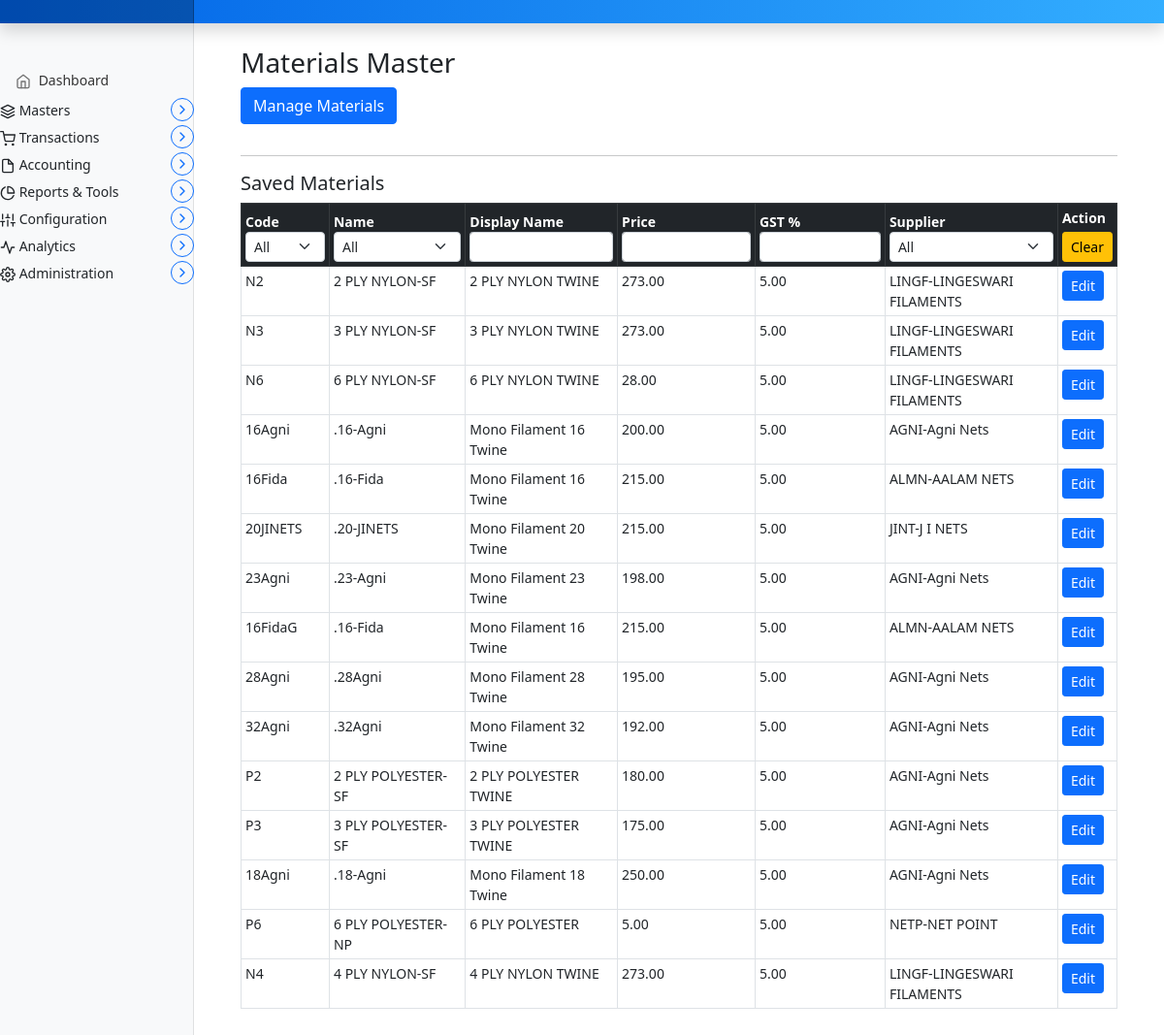
The page /invoice/materials/ on the database its author committed.
### marania_invoice_app/models.py (models this page shows, shortened)
class Materials(models.Model):
    code = models.CharField(max_length=50, unique=True)
    name = models.CharField(max_length=255)
    displayname = models.CharField(max_length=255, blank=True, null=True)
    price = models.DecimalField(
        max_digits=10,
        decimal_places=2,
        default=0.00
    )
    gst = models.DecimalField(
        max_digits=5,
        decimal_places=2,
        blank=True,
        null=True,
        help_text="GST percentage (e.g. 9.00)"
    )
    supplier = models.ForeignKey(
                            Parties,
                            to_field='code',
                            on_delete=models.DO_NOTHING,
                            related_name='materials',
                            db_constraint=False,   # ⭐ KEY LINE
                            null=True,
                            blank=True
                        )
    created_at = models.DateTimeField(auto_now_add=True)
    updated_at = models.DateTimeField(auto_now=True)

class Parties(models.Model):
    code = models.CharField(max_length=50, unique=True, primary_key=True)
    name = models.CharField(max_length=255)
    gst = models.CharField(max_length=20, blank=True, null=True)
    phone = models.CharField(max_length=50, blank=True, null=True)
    email = models.EmailField(blank=True, null=True)
    address_bill_to = models.TextField(blank=True, null=True)
    address_ship_to = models.TextField(blank=True, null=True)
    is_within_state = models.BooleanField(default=True)
    roles = models.ManyToManyField('PartyRole', blank=True, db_constraint=False)
    created_at = models.DateTimeField(auto_now_add=True)   # automatically set on creation
    updated_at = models.DateTimeField(auto_now=True)       # automatically set on update
    def __str__(self):
        return f"{self.code}-{self.name}"

### marania_invoice_app/views.py (the view, shortened to what this page needs)
# urls.py: path("materials/", views.materials_view, name="materials"),
def materials_view(request):
    context = {
        "materials": Materials.objects.select_related("supplier"),
        "suppliers": Parties.objects.filter(
            roles__role__iexact="supplier"
        ).distinct(),
    }
    return render(request, "marania_invoice_app/materials.html", context)

### templates/marania_invoice_app/materials.html (shortened to what this page needs)
{% extends 'partials/base.html' %}
{% load static %}
{% block main %}
<main class="col-md-9 ms-sm-auto col-lg-10 px-md-4">
  <div class="container my-4">
    <h3>Materials Master</h3>
    <button class="btn btn-primary mb-3" type="button"
            data-bs-toggle="collapse"
            data-bs-target="#materialForm">
      Manage Materials
    </button>
    <hr>
    <h5>Saved Materials</h5>
    {% if materials %}
    <div class="table-responsive">
      <table class="table table-bordered table-hover table-sm" id="materials-table">
        <thead class="table-dark">
          <tr>
            <th>Code
              <select class="form-select form-select-sm column-filter" data-col="0">
                <option value="">All</option>
              </select>
            </th>
            <th>Name
              <select class="form-select form-select-sm column-filter" data-col="1">
                <option value="">All</option>
              </select>
            </th>
            <th>Display Name
              <input type="text" class="form-control form-control-sm text-filter" data-col="2">
            </th>
            <th>Price
              <input type="text" class="form-control form-control-sm text-filter" data-col="3">
            </th>
            <th>GST %
              <input type="text" class="form-control form-control-sm text-filter" data-col="4">
            </th>
            <th>Supplier
              <select class="form-select form-select-sm column-filter" data-col="5">
                <option value="">All</option>
              </select>
            </th>
            <th>
              Action
              <div class="mt-1">
                <button type="button" id="clear-filters" class="btn btn-warning btn-sm">
                  Clear
                </button>
              </div>
            </th>
          </tr>
        </thead>
        <tbody>
          {% for m in materials %}
          <tr>
            <td>{{ m.code }}</td>
            <td>{{ m.name }}</td>
            <td>{{ m.displayname }}</td>
            <td>{{ m.price }}</td>
            <td>{{ m.gst }}</td>
            <td>{{ m.supplier }}</td>
            <td>
              <button type="button"
                      class="btn btn-primary btn-sm load-material"
                      data-id="{{ m.id }}">
                Edit
              </button>
            </td>
          </tr>
          {% endfor %}
        </tbody>
      </table>
    </div>
    {% endif %}
  </div>
</main>
{% endblock %}

### static/assets/css/dashboard.css (style rules this page uses)
body { font-size: .875rem; }

### rows shown on the page
Materials: code "N2", name "2 PLY NYLON-SF", displayname "2 PLY NYLON TWINE", price "273.00", gst "5.00", supplier "LINGF-LINGESWARI FILAMENTS"
Materials: code "N3", name "3 PLY NYLON-SF", displayname "3 PLY NYLON TWINE", price "273.00", gst "5.00", supplier "LINGF-LINGESWARI FILAMENTS"
Materials: code "N6", name "6 PLY NYLON-SF", displayname "6 PLY NYLON TWINE", price "28.00", gst "5.00", supplier "LINGF-LINGESWARI FILAMENTS"
Materials: code "16Agni", name ".16-Agni", displayname "Mono Filament 16 Twine", price "200.00", gst "5.00", supplier "AGNI-Agni Nets"
Materials: code "16Fida", name ".16-Fida", displayname "Mono Filament 16 Twine", price "215.00", gst "5.00", supplier "ALMN-AALAM NETS"
Materials: code "20JINETS", name ".20-JINETS", displayname "Mono Filament 20 Twine", price "215.00", gst "5.00", supplier "JINT-J I NETS"
Materials: code "23Agni", name ".23-Agni", displayname "Mono Filament 23 Twine", price "198.00", gst "5.00", supplier "AGNI-Agni Nets"
Materials: code "16FidaG", name ".16-Fida", displayname "Mono Filament 16 Twine", price "215.00", gst "5.00", supplier "ALMN-AALAM NETS"
Materials: code "28Agni", name ".28Agni", displayname "Mono Filament 28 Twine", price "195.00", gst "5.00", supplier "AGNI-Agni Nets"
Materials: code "32Agni", name ".32Agni", displayname "Mono Filament 32 Twine", price "192.00", gst "5.00", supplier "AGNI-Agni Nets"
Materials: code "P2", name "2 PLY POLYESTER-SF", displayname "2 PLY POLYESTER TWINE", price "180.00", gst "5.00", supplier "AGNI-Agni Nets"
Materials: code "P3", name "3 PLY POLYESTER-SF", displayname "3 PLY POLYESTER TWINE", price "175.00", gst "5.00", supplier "AGNI-Agni Nets"
Materials: code "18Agni", name ".18-Agni", displayname "Mono Filament 18 Twine", price "250.00", gst "5.00", supplier "AGNI-Agni Nets"
Materials: code "P6", name "6 PLY POLYESTER-NP", displayname "6 PLY POLYESTER", price "5.00", gst "5.00", supplier "NETP-NET POINT"
Materials: code "N4", name "4 PLY NYLON-SF", displayname "4 PLY NYLON TWINE", price "273.00", gst "5.00", supplier "LINGF-LINGESWARI FILAMENTS"
